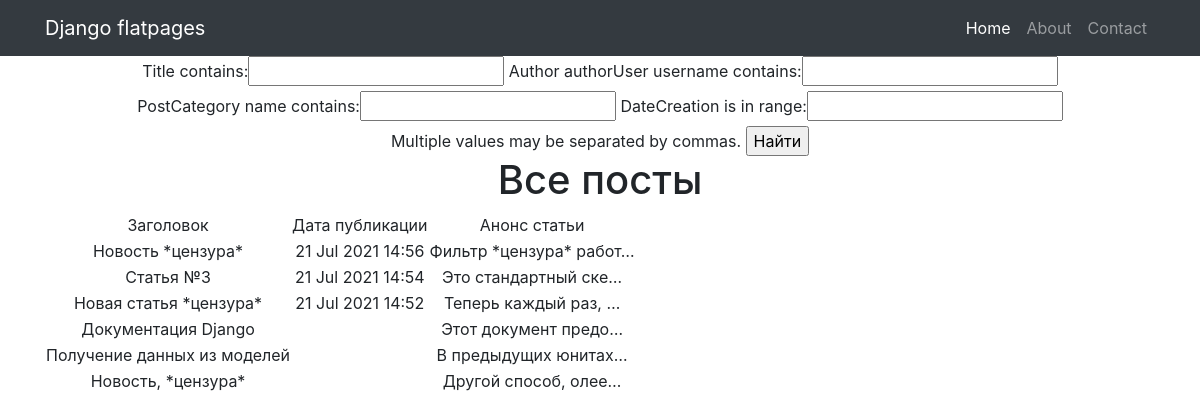
Page /posts/search/ on the earlier database version.
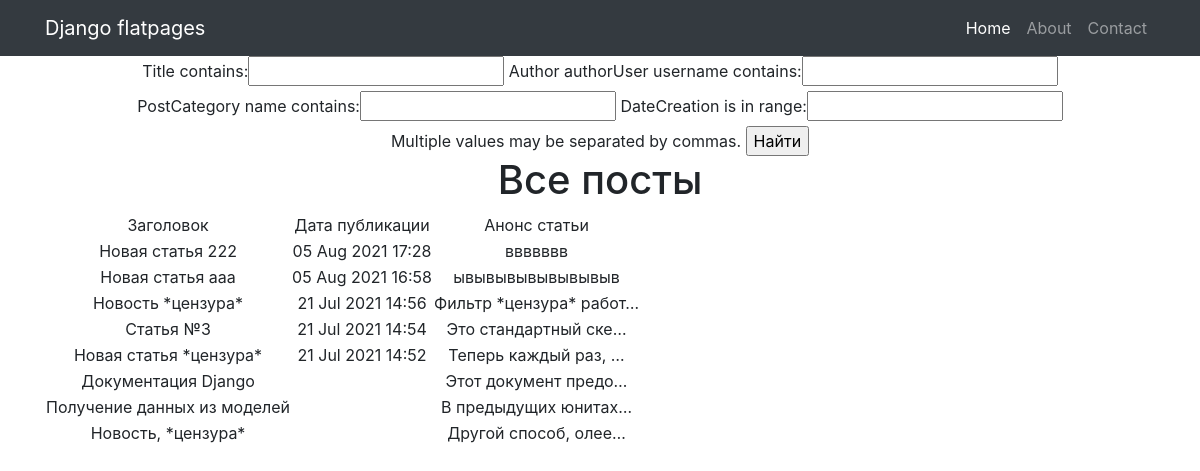
Same page on the later database version.
### articles/models.py (models this page shows, shortened)
class Post(models.Model):
    author = models.ForeignKey(Author, on_delete=models.CASCADE)
    NEWS = 'NW'
    ARTICLE = 'AR'
    CATEGORY_CHOICES = (
        (NEWS, 'Новость'),
        (ARTICLE, 'Статья'),
    )
    caregoryType = models.CharField(max_length=2, choices=CATEGORY_CHOICES, default=ARTICLE)   # исправить опечатку
    dateCreation = models.DateTimeField(auto_now_add = True)
    postCategory = models.ManyToManyField(Category, through='PostCategory')
    title = models.CharField(max_length=128)
    text = models.TextField()
    rating = models.SmallIntegerField(default=0)

### articles/views.py (the view)
# urls.py: path('search/', PostSearch.as_view()),
class PostSearch(ListView):
    model = Post
    template_name = 'search.html'
    context_object_name = 'posts'
    ordering = ['-dateCreation']
    paginate_by = 1
    def get_filter(self):
        return PostFilter(self.request.GET, queryset=super().get_queryset())
    def get_queryset(self):
        return self.get_filter().qs
    def get_context_data(self, *args, **kwargs):
        return {
            **super().get_context_data(*args, **kwargs),
            'filter': self.get_filter(),
        }

### articles/templatetags/custom_filters.py (called while the page is built)
@register.filter(name='censor')
def censor(value):
    value_new = []
    value_list = value.split()
    for word in value_list:
        if word in censor_list:
            word = '*цензура*'
        value_new.append(word)
    value_censor = ' '.join(value_new)
    return value_censor

### templates/search.html (shortened to what this page needs)
{% extends 'flatpages/default.html' %}
{% load custom_filters %}
{% block content %}
<form method="GET">
    {{ filter.form }}
    <input type="submit" value="Найти">
</form>
    <h1>Все посты</h1>
    {% if posts %}
        <table>
            <tr>
                <td>
                    Заголовок
                </td>
                <td>
                    Дата публикации
                </td>
                <td>
                    Анонс статьи
                </td>
            </tr>
            {% for post in filter.qs %}
            <tr>
                <td>
                    {{ post.title|censor }}
                </td>
                <td>
                    {{ post.dateCreation|date:'d M Y' }} {{ post.dateCreation|time:"H:i" }}
                </td>
                <td>
                    {{ post.text|truncatechars:20|censor }}
                </td>
            </tr>
        {% endfor %}
        </table>
    {% else %}
        <h2>Постов нет</h2>
    {% endif %}
{% endblock content %}

Differences in the rows shown:
added Post: title|censor "Новая статья 222", dateCreation "05 Aug 2021", dateCreation "17:28", text|censor "ввввввв"
added Post: title|censor "Новая статья ааа", dateCreation "05 Aug 2021", dateCreation "16:58", text|censor "ывывывывывывывыв"
